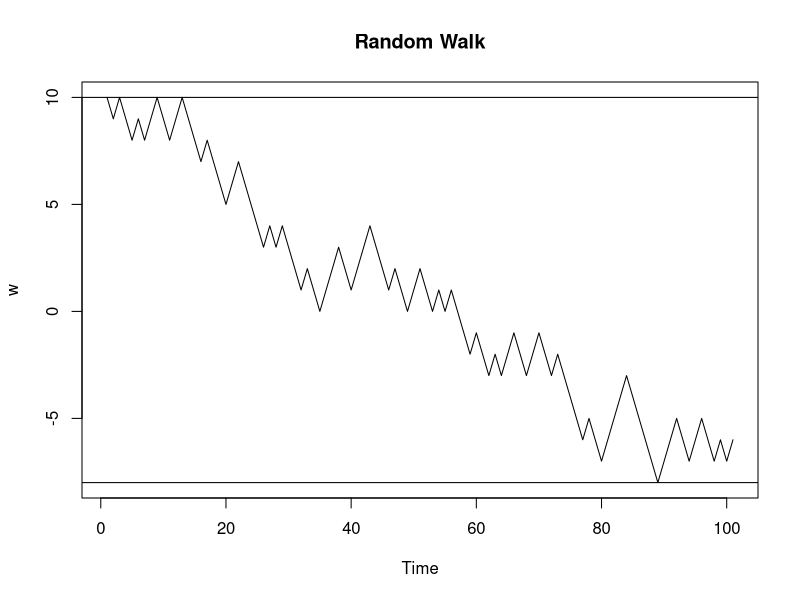
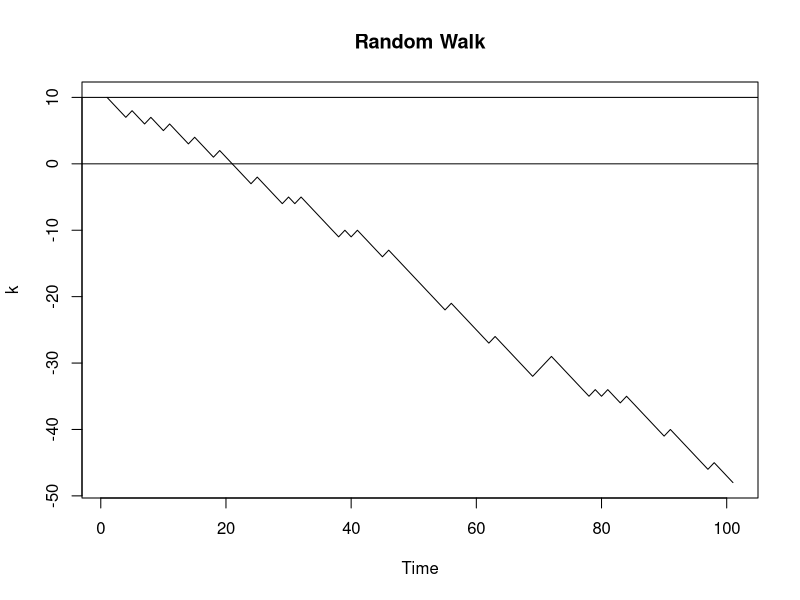

Generate these figures, in order, with R:
# Checking bankrupt in random walk
# Generate sample
r <- sample(c(-1,1), prob=c(0.5,0.5), size=100, replace=T)
r <- c(10,r)
r

# Cumsum
w <- cumsum(r)
w <- as.ts(w)
plot(w, main="Random Walk")
abline(h=max(w))
abline(h=min(w))

w<0

# Biased coin
b <- sample(c(-1,1), prob=c(0.75,0.25), size=100, replace=T)
b <- c(10,b)
b

# Cumsum
k <- cumsum(b)
k <- as.ts(k)
plot(k, main="Random Walk")
abline(h=10)
abline(h=0)

k<0
